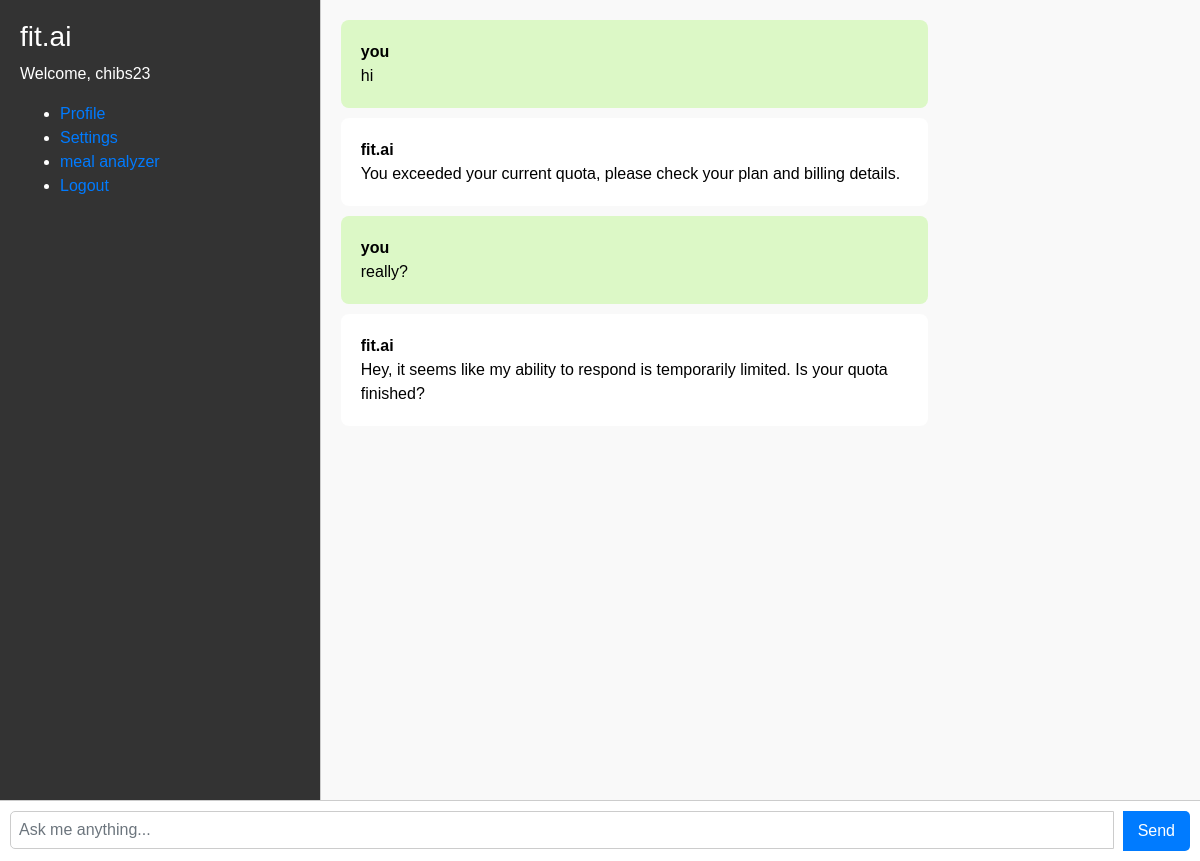
/ (signed in), run on the app's committed database.
### chatbot/models.py (models this page shows, shortened)
class Chat(models.Model):
    user = models.ForeignKey(User, on_delete=models.CASCADE)
    message = models.TextField()
    response = models.TextField()
    created_at = models.DateTimeField(auto_now_add=True)

### chatbot/views.py (the view)
# urls.py: path('', views.chatbot, name='chatbot'),
def chatbot(request):
    chats = Chat.objects.filter(user=request.user)
    if request.method == 'POST':
        message = request.POST.get('message')
        response = ask_openai(message)
        chat = Chat(user=request.user, message=message, response=response, created_at=timezone.now())
        chat.save()
        return JsonResponse({'message': message, 'response': response})
    return render(request, 'chatbot.html', {'chats': chats})

### templates/chatbot.html (shortened to what this page needs)
{% extends 'base.html' %}
{% block content %}
<div class="chat-container">
  <div class="sidebar">
    <h3>fit.ai</h3>
    {% if user.is_authenticated %}
        <p>Welcome, {{ user.username }}</p>
    {% endif %}
    <ul>
      <li><a href="#">Profile</a></li>
      <li><a href="#">Settings</a></li>
      <li><a href="#">meal analyzer</a></li>
      <li><a href="{% url 'logout' %}">Logout</a></li>
    </ul>
  </div>
  <div class="messages-box">
    <ul class="messages-list">
      {% for chat in chats %}
        {% if chat.user == request.user %}
          <li class="message sent">
        <div class="message-text">
          <div class="message-sender">
            <b>you</b>
          </div>
          <div class="message-content">
            {{chat.message}}
          </div>
        </div>
      </li>
      <li class="message received">
        <div class="message-text">
          <div class="message-sender">
            <b>fit.ai</b>
          </div>
          <div class="message-content">
            {{chat.response}}
          </div>
        </div>
      </li>
        {% endif %}
      {% endfor %}
    </ul>
  </div>
</div>
<form class="message-form">
  <div class="input-group">
    <input type="text" class="form-control message-input" placeholder="Ask me anything...">
    <div class="input-group-append">
      <button type="submit" class="btn btn-send">Send</button>
    </div>
  </div>
</form>
{% endblock %}

### templates/base.html (shortened to what this page needs)
<!DOCTYPE html>
<html lang="en">
  <head>
    <link rel="stylesheet" href="https://stackpath.bootstrapcdn.com/bootstrap/4.3.1/css/bootstrap.min.css">
  </head>
  <body>
    {% block content %}{% endblock %}
  </body>
</html>

### templates/chatbot.html (style rules this page uses)
body, html { height: 100%; font-family: Arial, sans-serif; margin: 0; }
.chat-container { display: flex; height: 100%; overflow: hidden; }
.sidebar { flex: 1; background: #333; color: #fff; padding: 20px; height: 100%; }
.messages-box { flex: 3; overflow-y: auto; background: #f9f9f9; border-left: 1px solid #ccc; padding: 20px; }
.messages-list { list-style: none; padding: 0; }
.message { margin-bottom: 15px; }
.message-text { padding: 10px; border-radius: 5px; }
.sent, .received { max-width: 70%; word-wrap: break-word; padding: 10px; border-radius: 8px; margin-bottom: 10px; }
.sent { background-color: #dcf8c6; align-self: flex-end; color: #000; }
.received { background-color: #fff; align-self: flex-start; color: #000; }
.message-form { display: flex; padding: 10px; background-color: #fff; border-top: 1px solid #ccc; }
.message-input { flex: 1; border-radius: 5px; padding: 8px; border: 1px solid #ccc; }
.btn-send { border-radius: 5px; padding: 8px 15px; margin-left: 10px; background-color: #007bff; color: #fff; border: none; cursor: pointer; }

### data on the page
Chat: message "hi", response "You exceeded your current quota, please check your plan and billing details."
Chat: message "really?", response "Hey, it seems like my ability to respond is temporarily limited. Is your quota finished?"

### other printed values
{{ user.username }} "chibs23"
